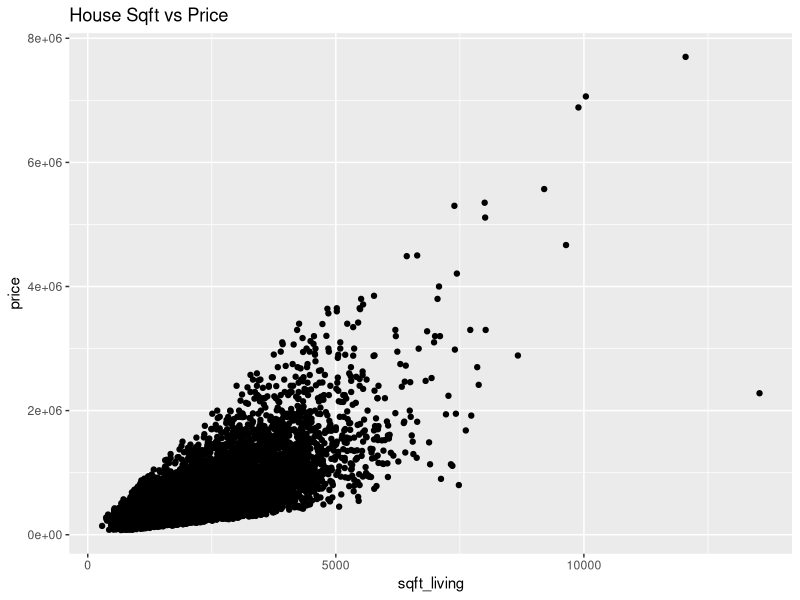
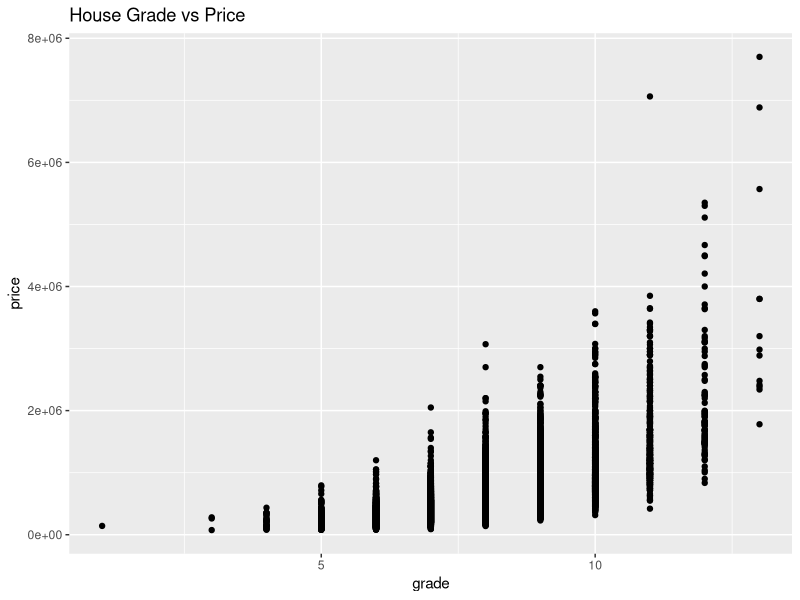
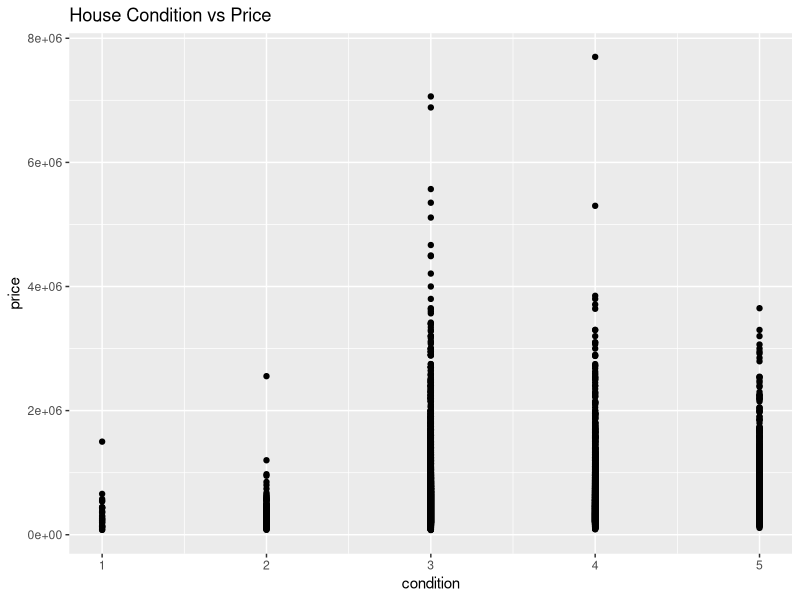
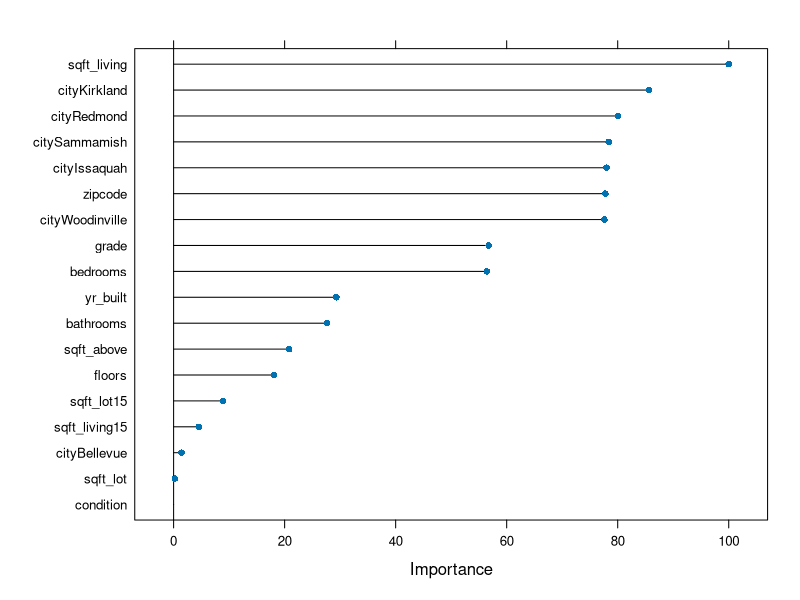
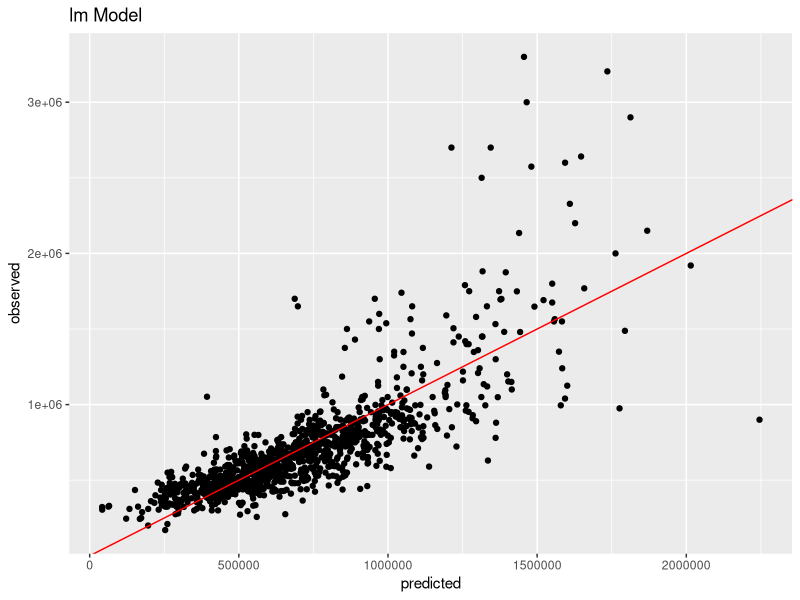

Write the R code that produced these figures, in order. (Note: this script raises an error after producing the figures.)
## ---- chunk 1
library(dplyr)
library(ggplot2)
library(caret)

setwd("~/Documents/220/Projects")

# I modified the provided King County housing data with a supplemental data source that included the city each zip code corresponds to. I merged the two tables in using Power Query, which resulted in adding in another column for the city. 

houses = read.delim('kc_house_data_mod.csv', sep = ',', header = TRUE)

head(houses)

set.seed(1243)

## ---- chunk 2
# EDA

# Let'stake a look at what the avergae home price is for each city
avg_price_city <- houses %>% group_by(city)%>% summarize(avg_price = mean(price))

avg_price_city

# Medina, Mercer Island, and Bellevue seem to be the most expensive cities in King County!

ggplot(houses, aes( x = sqft_living, y = price)) +
  geom_point() +
  labs(title = 'House Sqft vs Price')

ggplot(houses, aes( x = grade, y = price)) +
  geom_point() +
  labs(title = 'House Grade vs Price')

ggplot(houses, aes( x = condition, y = price)) +
  geom_point() +
  labs(title = 'House Condition vs Price')

# positive correlation between square feet and price, and house grade and price. Condition does seems to affect price, however it does not seem to have as strong of a positive correlation as the other varibles. 

## ---- chunk 3
# feature engineering

# As mentioned above, I pulled additional data from the web that provided the city name that corresponds to each zipcode. I then merged that data table on the zipcode column using Power Query to add the city column to the dataset. I did this so that I could easily filter the dataset to only include Eastside homes. 

houses <- houses %>% mutate(city = as.character(city))

# filter to only include houses located in Eastside cities. 

east <- houses %>% filter(city == 'Bellevue' | city == 'Kirkland' | city == 'Redmond' | city == 'Woodinville' | city == 'Issaquah' | city == 'Newcastle' | city == 'Sammamish' | city == 'Bothell')

# create binary columns for city

city = model.matrix(~ city - 1, data = east)

east = cbind(east, city)

# remove city column since the dataset now has binary columsn for cities. Also removing other uneeded columns for model

east = select(east, -city, -id, -date, -lat, -long)

head(east)

## ---- chunk 4
# split into test and training sets

in_train = createDataPartition(y = east$price,
                               p = 0.8,  
                               list = FALSE)

east_train = east[in_train, ]
east_test = east[-in_train, ]

# Preprocess

nearZeroVar(east_train, saveMetrics = TRUE)

preprocessing_steps2 = preProcess(select(east, waterfront, view, sqft_basement, yr_renovated, cityBothell), 
                                 method = c('nzv'))

east_train_proc2 = predict(preprocessing_steps2, newdata=east_train) 
east_test_proc2 = predict(preprocessing_steps2, newdata=east_test)

## ---- chunk 5
# Model Fitting

# First Model 

linear_model = train(price ~ .,
                  data = east_train_proc2,
                  method = 'lm',
                  metric = 'MAE')

pred_linear = predict(linear_model, newdata = east_test_proc2)

postResample(pred = pred_linear, obs = east_test_proc2$price)

summary(linear_model)
plot(varImp(linear_model))

linear_model

errors = data.frame(predicted = pred_linear, 
                    observed = east_test_proc2$price, 
                    error = pred_linear - east_test_proc2$price)

ggplot(data = errors, aes(x = predicted, y = observed)) + 
  geom_point() + 
  geom_abline(intercept = 0, slope = 1, color = 'red') +
  labs(title = 'lm Model')

# the MAE is 136862.7 dollars
 
## ---- chunk 6
# Second Model

lasso_model = train(price ~ cityKirkland + sqft_living + cityRedmond + citySammamish + cityWoodinville + cityIssaquah + cityBellevue + grade + bedrooms +bathrooms + zipcode,
                  data = east_train_proc2,
                  method = 'lasso',
                  metric = 'MAE',
                  tuneLength = 10, 
                  trControl = trainControl(method = 'cv', number = 8))

pred_lasso = predict(lasso_model, newdata = east_test_proc2)

summary(lasso_model)

lasso_model

errors2 = data.frame(predicted = pred_lasso, 
                    observed = east_test_proc2$price, 
                    error = pred_lasso - east_test_proc2$price)

ggplot(data = errors2, aes(x = predicted, y = observed)) + 
  geom_point() + 
  geom_abline(intercept = 0, slope = 1, color = 'red') +
  labs(title = 'Lasso Regression Model')

# the MAE is 136395.6 dollars

## ---- chunk 7
# If I want a good condition and good grade 4 bedroom 3 bath house in Kirkland, what price can I expect?

my_house = data_frame(bedrooms = as.integer(4), bathrooms = 3, sqft_living = 1800.0, sqft_lot = 0.6, floors = 2, condition = as.integer(8), grade = as.integer(8), sqft_above = 0.5, yr_built = as.integer(2000), zipcode = 98034, sqft_living15 = as.integer(1800.0), sqft_lot15 = as.integer(5000), cityBellevue = 0, cityIssaquah = 0, cityKirkland = 1, cityRedmond = 0, citySammamish = 0, cityWoodinville = 0)

my_house

my_house_pred = predict(lasso_model, newdata = my_house)

my_house_pred

#Given my desired inputs of a house in 4 bedroom 3 bath with 1800 square feet in Kirkland with grade and conditions of 8, the lasso model predicted the price would be $566,071.7. This is well below the average house price in Kirkland of $646,374.2 as identified earlier in this notebook. Ultimately the lasso model performed slightly better than the standard linear model at predicting home prices, however the error was still pretty large.

